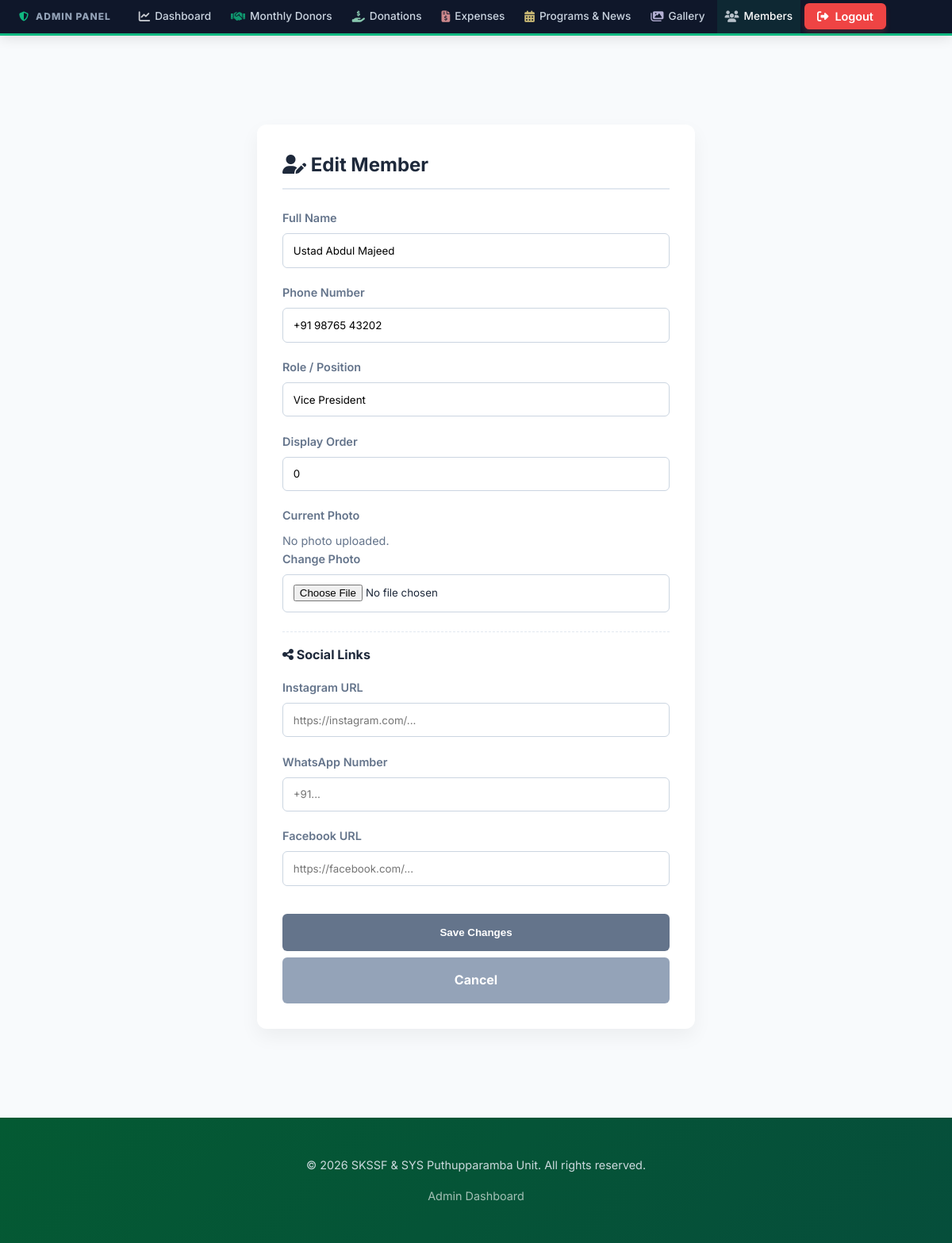
The page /manage/members/edit/2/ (signed in) on the database as committed earlier.
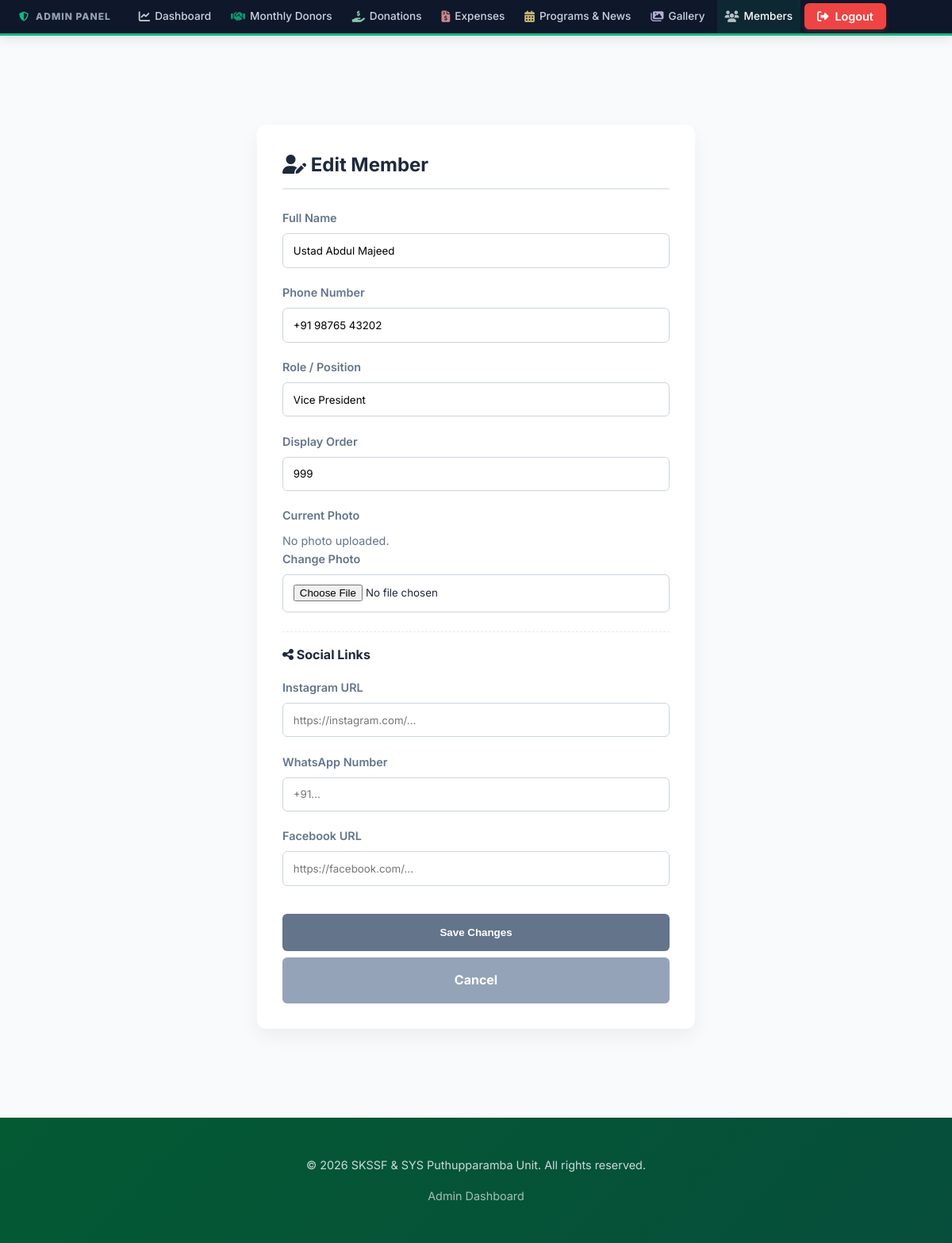
The same page on the database as committed later.
### portal/models.py (models this page shows, shortened)
class Member(models.Model):
    name = models.CharField(max_length=255)
    role = models.CharField(max_length=100)
    phone = models.CharField(max_length=20)
    photo = models.ImageField(upload_to='committee/', null=True, blank=True)
    order = models.PositiveIntegerField(default=999, help_text="Order in which they appear on the committee page")
    instagram = models.URLField(max_length=255, null=True, blank=True, help_text="Instagram Profile URL")
    whatsapp = models.CharField(max_length=20, null=True, blank=True, help_text="WhatsApp Number with country code")
    facebook = models.URLField(max_length=255, null=True, blank=True, help_text="Facebook Profile URL")
    class Meta:
        ordering = ['order']

### portal/views.py (the view)
# urls.py: path('manage/members/edit/<int:pk>/', views.edit_member, name='edit_member'),
@staff_member_required(login_url='/login/')
def edit_member(request, pk):
    from django.shortcuts import get_object_or_404
    member = get_object_or_404(Member, pk=pk)
    if request.method == 'POST':
        form = MemberForm(request.POST, request.FILES, instance=member)
        if form.is_valid():
            form.save()
            messages.success(request, 'Member updated successfully!')
            return redirect('manage_members')
    else:
        form = MemberForm(instance=member)
    return render(request, 'edit_member.html', {'form': form, 'member': member})

### portal/forms.py
class MemberForm(forms.ModelForm):
    class Meta:
        model = Member
        fields = ['name', 'phone', 'role', 'order', 'photo', 'instagram', 'whatsapp', 'facebook']
        widgets = {
            'name': forms.TextInput(attrs={'class': 'form-control'}),
            'phone': forms.TextInput(attrs={'class': 'form-control', 'placeholder': '+91...'}),
            'role': forms.TextInput(attrs={'class': 'form-control', 'placeholder': 'e.g. Monthly Donor, Committee Member'}),
            'order': forms.NumberInput(attrs={'class': 'form-control'}),
            'photo': forms.FileInput(attrs={'class': 'form-control'}),
            'instagram': forms.URLInput(attrs={'class': 'form-control', 'placeholder': 'https://instagram.com/...'}),
            'whatsapp': forms.TextInput(attrs={'class': 'form-control', 'placeholder': '+91...'}),
            'facebook': forms.URLInput(attrs={'class': 'form-control', 'placeholder': 'https://facebook.com/...'}),
        }

### templates/edit_member.html (shortened to what this page needs)
{% extends 'base.html' %}
{% block content %}
<div class="manage-section">
    <div class="container container-small">
        <div class="form-card">
            <h2><i class="fas fa-user-edit"></i> Edit Member</h2>
            <form method="POST" enctype="multipart/form-data">
                <div class="form-group"><label>Full Name</label>{{ form.name }}</div>
                <div class="form-group"><label>Phone Number</label>{{ form.phone }}</div>
                <div class="form-group"><label>Role / Position</label>{{ form.role }}</div>
                <div style="display: flex; gap: 10px;">
                    <div class="form-group" style="flex: 1;"><label>Display Order</label>{{ form.order }}</div>
                </div>
                <div class="form-group">
                    <label>Current Photo</label>
                    {% if member.photo %}
                    <div style="margin-bottom: 10px;">
                        <img src="{{ member.photo.url }}" style="width: 100px; height: 100px; object-fit: cover; border-radius: 50%; border: 2px solid #e2e8f0;">
                    </div>
                    {% else %}
                    <p style="color: var(--text-muted); font-size: 0.9rem;">No photo uploaded.</p>
                    {% endif %}
                    <label>Change Photo</label>
                    {{ form.photo }}
                </div>
                <div style="margin-top: 1.5rem; padding-top: 1rem; border-top: 1px dashed #e2e8f0;">
                    <label style="display: block; margin-bottom: 1rem; font-weight: 700; color: var(--text-main);"><i class="fas fa-share-alt"></i> Social Links</label>
                    <div class="form-group"><label>Instagram URL</label>{{ form.instagram }}</div>
                    <div class="form-group"><label>WhatsApp Number</label>{{ form.whatsapp }}</div>
                    <div class="form-group"><label>Facebook URL</label>{{ form.facebook }}</div>
                </div>
                <button type="submit" class="btn-submit">Save Changes</button>
                <a href="{% url 'manage_members' %}" class="btn-cancel">Cancel</a>
            </form>
        </div>
    </div>
</div>
{% endblock %}

Rows that differ between the two databases and show on the page:
changed Member "Ustad Abdul Majeed": order "0" → "999"
